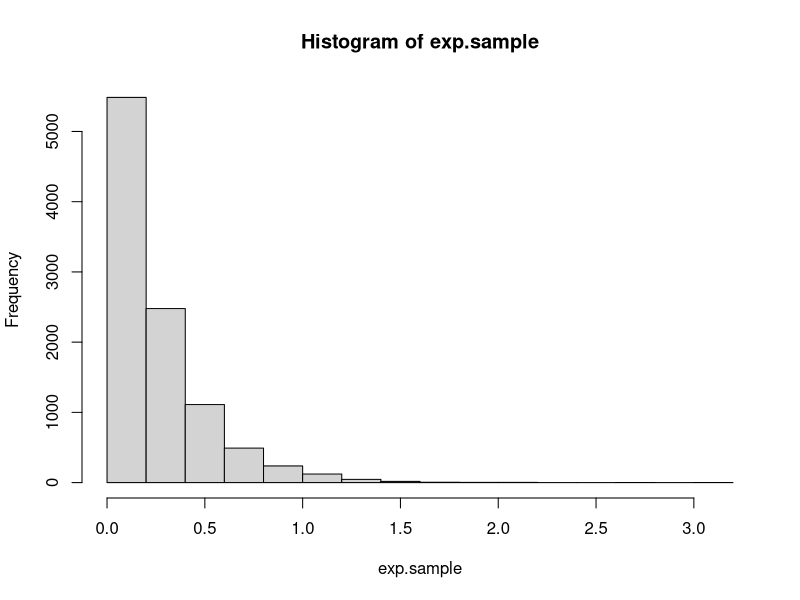
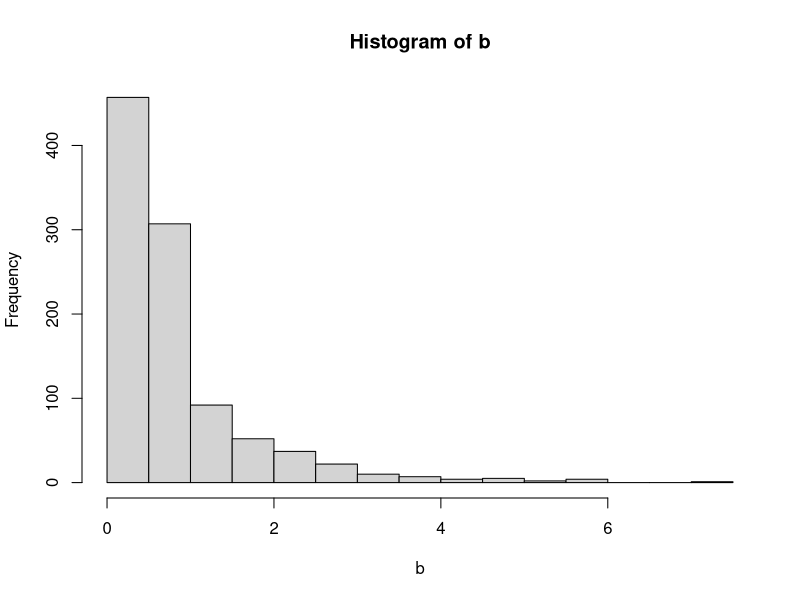
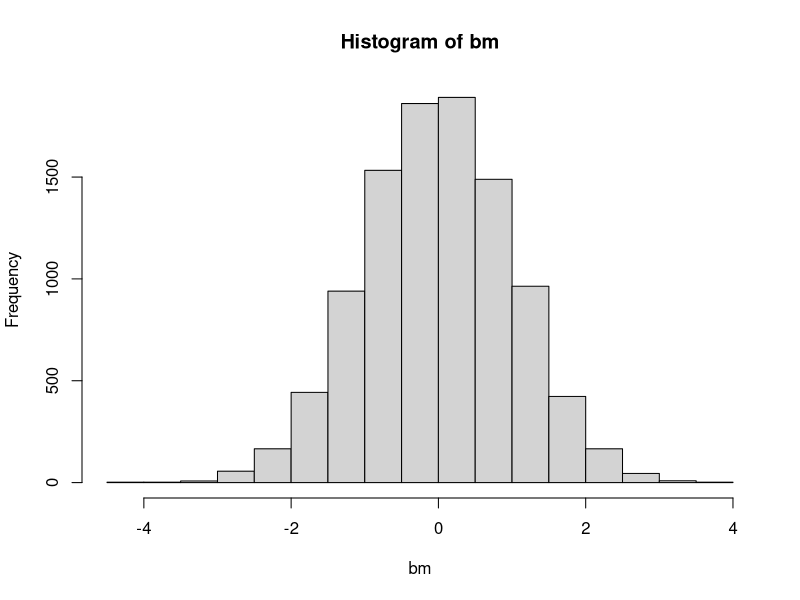
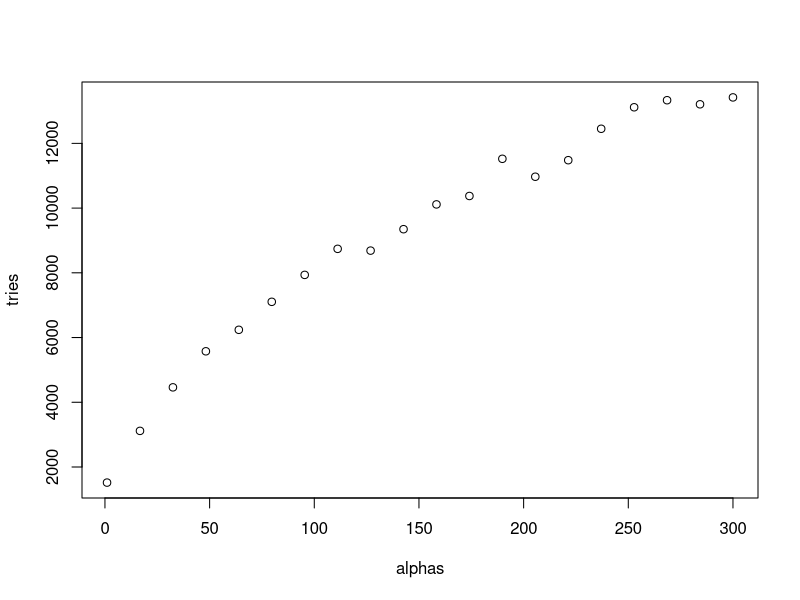
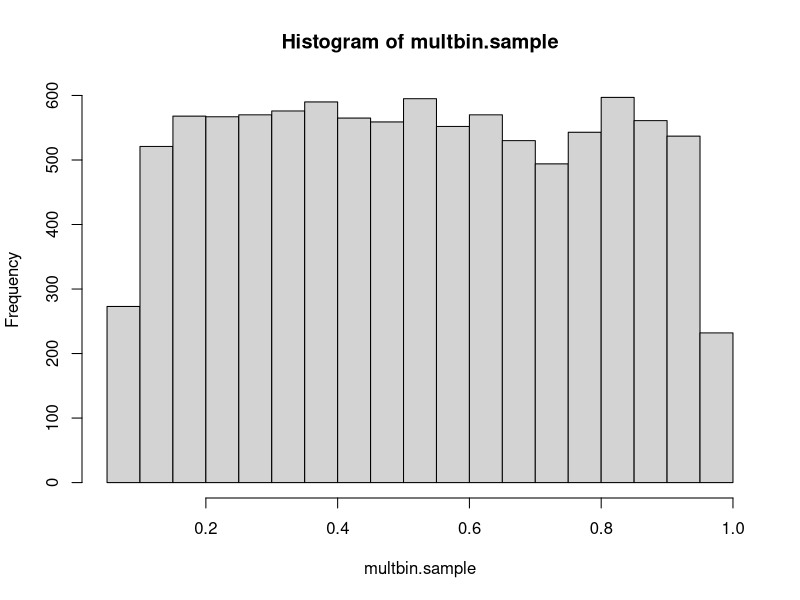

Write R code to recreate these figures, in order.
## ---- chunk 1
knitr::opts_chunk$set(echo = TRUE)
## ---- chunk 2
# Function to sample n times from exponential distribution
samples_exp = function(rate, n){
  u = runif(n)          # Sample from unif(0,1) distribution
  x = - log(u) / rate   # Compute values using inverse cdf
  return(x)             # Vector of n samples
}

# Function to print mean and variance
print.mean.var = function(n, m.emp, m.th, v.emp, v.th) {
  cat('Number of samples:', n)
  cat('\n\nEmpirical mean:', m.emp)
  cat('\nTheoretical mean:', m.th)
  cat('\n\nEmpirical variance:', v.emp)
  cat('\nTheoretical variance:', v.th)
}

# Check function
rate = 4                                        # Set rate parameter
n = 10000                                       # Number of samples
exp.sample = samples_exp(rate, n)               # Sample
hist(exp.sample)                                # Histogram of sample

mean.emp.exp = mean(exp.sample)                 # Empirical mean
mean.th.exp = 1 / rate                          # Theoretical mean

var.emp.exp = var(exp.sample)                   # Empirical variance
var.th.exp = 1 / rate^2                         # Theoretical variance

print.mean.var(n, mean.emp.exp, mean.th.exp, var.emp.exp, var.th.exp)  # Print values
## ---- chunk 3

samples_g = function(alpha, n) {
  c = alpha * exp(1) / (alpha + exp(1))
  u = runif(n)
  vec = rep(0, n)
  for(i in 1:length(u)){
    if(u[i]<= c/alpha) {vec[i] = (alpha * u[i] / c)^(1 / alpha)}
    else {vec[i] = -log(1/alpha + exp(-1) - u[i]/c)}
  }
  return(vec)
}

# Check solution
alpha = 0.8
c = alpha * exp(1) / (alpha + exp(1))
n = 1000
b = samples_g(alpha, n)
hist(b)

mean_emp = sum(b) / length(b)
mean_theo = c * (1/(alpha+1) + 2*exp(-1))
cat('Empirical mean:', mean_emp)
cat('\nTheoretical mean:', mean_theo)

var_emp = sum((b-mean_emp)^2) / (length(b)-1) 
var_theo = c * (1/(alpha+2) + 5*exp(-1)) - mean_theo^2
cat('\nEmpirical variance:', var_emp)
cat('\nTheoretical variance:', var_theo)
## ---- chunk 4

boxmuller = function(n) {
  u1 = runif(n)
  u2 = runif(n)
  r = sqrt(-2*log(u1))
  theta = 2*pi*u2
  x = r*cos(theta)
  #y = r*sin(theta)
  return(x)
}
bm = boxmuller(10000)
hist(bm)

mean_bm = sum(bm) / length(bm)
cat('Mean:', mean_bm)

var_bm = sum((bm-mean_bm)^2) / (length(bm)-1)
cat('\nVariance:', var_bm)
## ---- chunk 5
mult_normal = function(d, mu, sigma) {
  # mu must have length d, sigma dxd
  x = boxmuller(d)
  A = t(chol(sigma))  # lower triangular matrix
  y = mu + A %*% x    # y mult normal
  return(y)
}

# Check solution
mu = c(1,2)
sigma = cbind(c(1,0.5),c(0.5,1))

# Estimate mean and empirical variance
n = 1000
mu_est = rep(0,length(mu))
multnor.sample = matrix(NA,n,length(mu))
for(i in 1:n) {
  multnor = mult_normal(length(mu),mu,sigma)
  mu_est = mu_est + multnor
  multnor.sample[i,] = multnor
  }
mu_est = mu_est / n
mu_est

var(multnor.sample)

## ---- chunk 6
accprob = function(x,alpha) {
  if(x<1) {return(exp(-x))}
  else if(x>=1) {return(x^(alpha-1))}
}

gamma_rejsamp = function(n,alpha) {
  vec = rep(0,n)
  i = 1
  while(i<=n) {
    x = samples_g(alpha,1)
    u = runif(1)
    a = accprob(x,alpha)
    if(u<=a) {
      vec[i] = x
      i = i + 1
      }
  }
  return(vec)
}

alpha = 0.5
n = 10000
gamma.sample = gamma_rejsamp(n,alpha)
mean.emp = mean(gamma.sample)
mean.emp
mean.theo = alpha
mean.theo
var.emp = var(gamma.sample)
var.emp
var.theo = alpha
var.theo

## ---- chunk 7
inv.cdf.sampling = function(n,ab) {
  u = runif(n)
  x = log(ab*u)
  return(x)
}

samples.f = function(n,alpha) {
  vec = rep(0,n)
  i = 1
  a = ((alpha-1)/exp(1))^((alpha-1)/2)
  b = ((alpha+1)/exp(1))^((alpha+1)/2)
  tries = 0
  while(i<=n) {
    z1 = inv.cdf.sampling(1,a)
    z2 = inv.cdf.sampling(1,b)
    diff = z2 - z1
    limit = ((alpha-1)*diff - exp(diff)) / 2
    limit
    if(z1 <= limit) {
      vec[i] = exp(diff)
      i = i + 1
    }
    tries = tries + 1
  }
  return(c(tries,vec))
}

#Check function
alpha = 4
n = 10000
gamma.sample = samples.f(n,alpha)[-1]
mean.emp = mean(gamma.sample)
mean.emp
mean.theo = alpha
mean.theo
var.emp = var(gamma.sample)
var.emp
var.theo = alpha
var.theo


# Number of tries for different alphas
#alphas = seq(1,2000,length.out = 20)
alphas = seq(1,300,length.out = 20)
tries = rep(0,length(alphas))
for(i in 1:length(alphas)) {
  s = samples.f(1000,alphas[i])
  tries[i] = s[1]
}
plot(alphas,tries)
## ---- chunk 8

gamma = function(n,alpha,beta) {
  if(alpha<1) {return(gamma_rejsamp(n,alpha) / beta)}
  else if(alpha>1) {return(samples.f(n,alpha)[-1] / beta)}
  else {return(samples_exp(beta,n))}
}

# Test function
alpha = 0.5
beta = 2
n = 1000
gam.samp = gamma(n,alpha,beta)
mean.emp = mean(gam.samp)
mean.theo = alpha / beta
mean.emp
mean.theo

var.emp = var(gam.samp)
var.theo = alpha / beta^2
var.emp
var.theo

alpha = 1
beta = 2
n = 1000
gam.samp = gamma(n,alpha,beta)
mean.emp = mean(gam.samp)
mean.theo = alpha / beta
mean.emp
mean.theo

var.emp = var(gam.samp)
var.theo = alpha / beta^2
var.emp
var.theo

alpha = 10
beta = 2
n = 1000
gam.samp = gamma(n,alpha,beta)
mean.emp = mean(gam.samp)
mean.theo = alpha / beta
mean.emp
mean.theo

var.emp = var(gam.samp)
var.theo = alpha / beta^2
var.emp
var.theo

## ---- chunk 9
#Function for generating one Diriclet distributed variable with parameter alpha:
dirichlet <- function(alphas){
  zs = rep(0,length(alphas))
  for (k in 1:length(alphas)){
    zs[k] <- gamma(1,alphas[k],1)
  }
  return(zs/sum(zs))
}

#Testing
K = 3
alphas <- runif(K,0.1,5.0)
mean.theo <- alphas/sum(alphas)
dirichlet.samples <- rep(0,K)
for (i in 1:30){dirichlet.samples = dirichlet.samples + dirichlet(alphas)}
dirichlet.samples = dirichlet.samples/30
mean.theo
dirichlet.samples

## ---- chunk 10
ln.accprob = function(x) {
  lnc = (15 + sqrt(53809)) / 394
  return(125*log(2+x) + 38*log(1-x) + 34*log(x) - lnc)
}

multbinom = function(n) {
  vec = rep(0,n)
  i = 1
  while(i<=n) {
    theta = runif(1)
    lnu = log(runif(1))
    lna = ln.accprob(theta)
    if(lnu<=lna) {
      vec[i] = theta
      i = i + 1
      }
  }
  return(vec)
}

# Test 
multbin.sample = multbinom(10000)
hist(multbin.sample)

mean(multbin.sample)
var(multbin.sample)
# evt regne ut teoretiske verdier?
